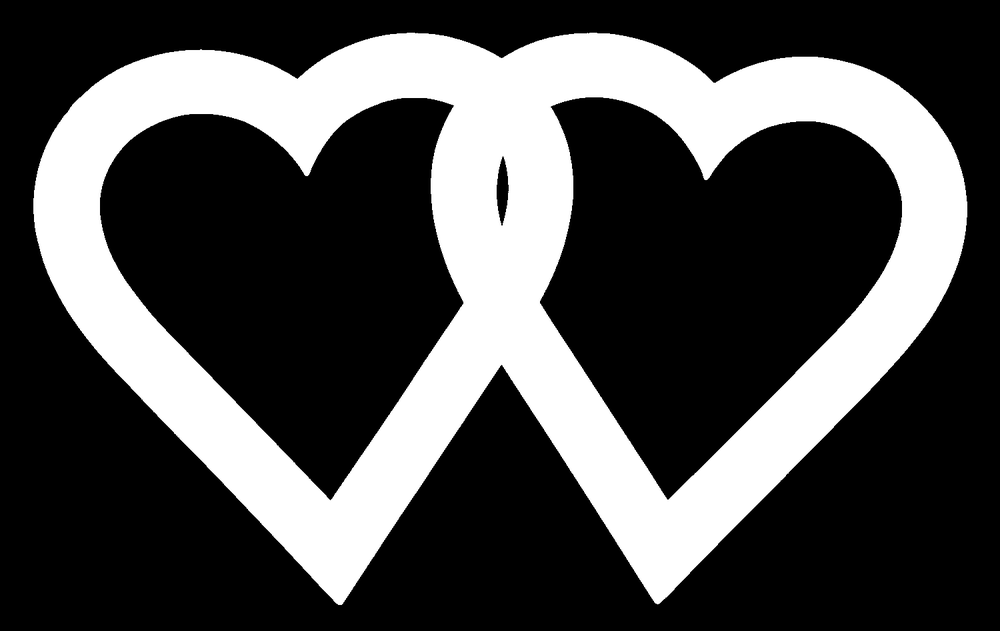
#> input picture scenes/mine/january_2_3/templates/grayscale/two-hollow-hearts_0_1.png, 1000 x 631 px, shrunk from 1500 x 946 before the run, found by its file name
$ python edit_values.py
#> lines starting #> are read from the running program, lines starting #| are printed output that depends on the picture; after the words box and inside, x2 and y2 are one past the last pixel; in counts of white or black regions, pixels touching at a corner belong together
import Image
im = Image.open("/home/tushar/manta_mikey_1/manta/scenes/mine/january_2_3/templates/grayscale/two-hollow-hearts_0_1.png")
#> im is the input picture: PIL image 1000x631 L; min 0, max 255, mean 76

pixels = im.load() # create the pixel map

for i in range(im.size[0]):    # for every pixel:
	for j in range(im.size[1]):
		if(pixels[i,j] == 0):
			pixels[i,j] = 255
		else:
			pixels[i,j] = 0

im.save('/home/tushar/manta_mikey_1/manta/scenes/mine/january_2_3/templates/grayscale/two-hollow-hearts_1_0.png')
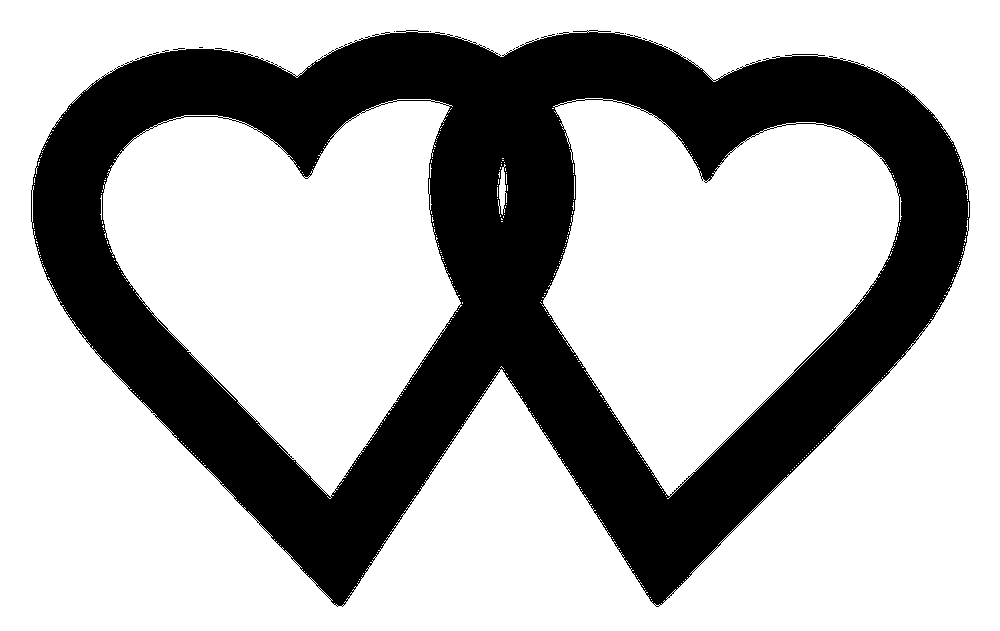
#> saved as two-hollow-hearts_1_0.png: PIL image 1000x631 L; 68.8% white; 6 black regions (5 under 20 px), largest, box (x1, y1, x2, y2) and area: (31, 30, 970, 607) 196896

#im.show()
